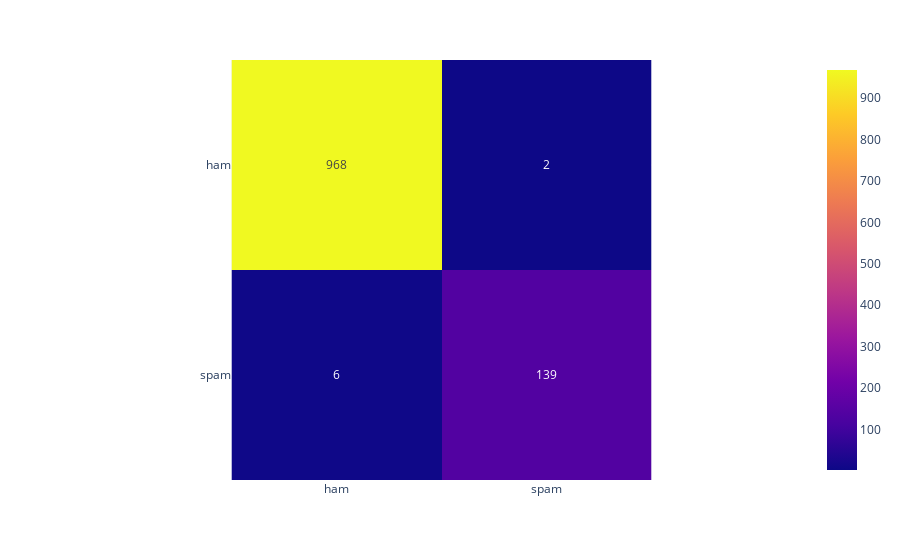

Notebook code for this chart:
### Code cell
from sklearn.metrics import confusion_matrix
import plotly.express as px
confusion = pd.DataFrame(confusion_matrix(true_labels, preds),
             index=["ham","spam"],
             columns=["ham","spam"])
px.imshow(confusion,
          text_auto=True)

### Figure 1 — Plotly figure (JSON) as saved in the notebook; plotly's stock layout.template omitted (floating-point values rounded to 4 significant figures)
{"data": [{"coloraxis": "coloraxis", "hovertemplate": "x: %{x}<br>y: %{y}<br>color: %{z}<extra></extra>", "name": "0", "texttemplate": "%{z}", "type": "heatmap", "x": ["ham", "spam"], "xaxis": "x", "y": ["ham", "spam"], "yaxis": "y", "z": [[968, 2], [6, 139]]}], "layout": {"coloraxis": {"colorscale": [[0, "#0d0887"], [0.1111, "#46039f"], [0.2222, "#7201a8"], [0.3333, "#9c179e"], [0.4444, "#bd3786"], [0.5556, "#d8576b"], [0.6667, "#ed7953"], [0.7778, "#fb9f3a"], [0.8889, "#fdca26"], [1, "#f0f921"]]}, "margin": {"t": 60}, "xaxis": {"anchor": "y", "constrain": "domain", "domain": [0, 1], "scaleanchor": "y"}, "yaxis": {"anchor": "x", "autorange": "reversed", "constrain": "domain", "domain": [0, 1]}}}
